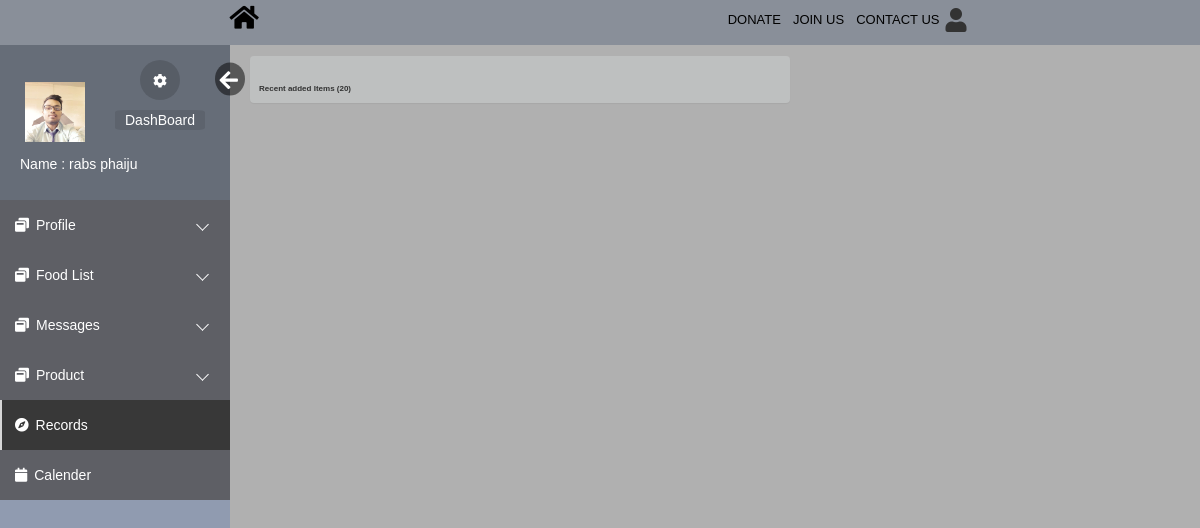
/records.php (signed in), run on an earlier commit of the app's database.
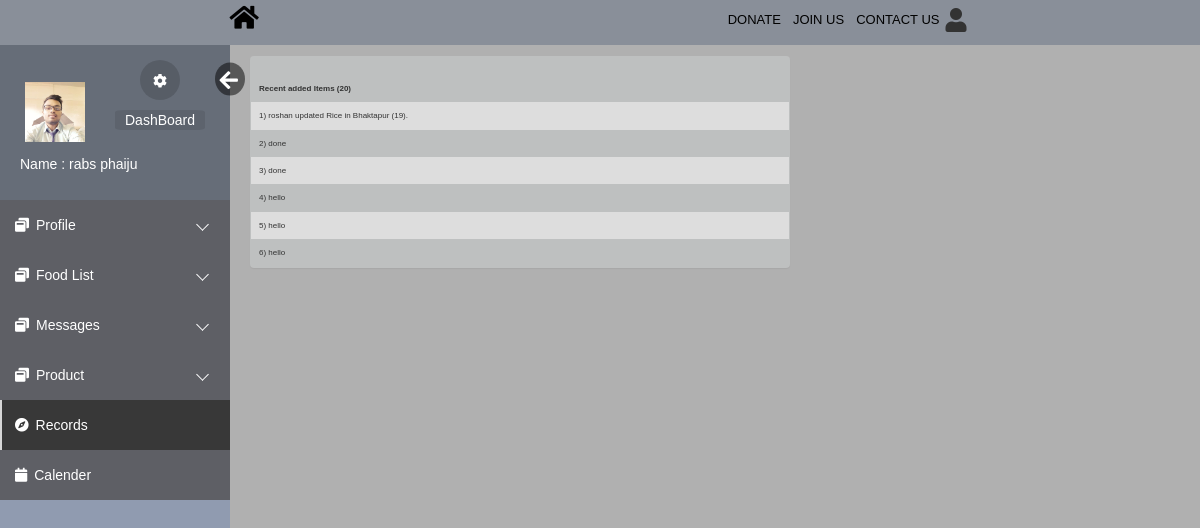
And on a later commit of the database.
### tables this page shows
CREATE TABLE `records` (
  `record_id` int(10) UNSIGNED NOT NULL,
  `description` varchar(100) DEFAULT NULL,
  `reg_id` int(10) UNSIGNED DEFAULT NULL,
  `date` datetime NOT NULL DEFAULT CURRENT_TIMESTAMP
);

### html/records.php (the view, shortened to what this page needs)
<!DOCTYPE html>
<html lang="en">
<head>
    <link rel="stylesheet" href="https://maxcdn.bootstrapcdn.com/bootstrap/3.3.6/css/bootstrap.min.css">
    <link rel="stylesheet" href="https://maxcdn.bootstrapcdn.com/font-awesome/4.6.3/css/font-awesome.min.css">
    <link rel="stylesheet" href="../css/loginindex.css">
    <link rel="stylesheet" href="css/editprofile.css">
    <link rel="stylesheet" href="css/index.css">
    <link rel="stylesheet" href="https://use.fontawesome.com/releases/v5.3.1/css/all.css">
</head>
<body>
    <div class="navbars">
        <div class="nav0">
            <a href="../index.html"><i class="fa fa-home fa-2x" aria-hidden="true"></i></a>
        </div>
        <div class="navbars1">
            <div class="nav3"><i class="fa fa-user fa-3x"></i>
            </div>
            <div class="nav4"><a href="">CONTACT US</a></div>
            <div class="nav2"><a href="login.php">JOIN US</a></div>
            <div class="nav1"><a href="">DONATE</a></div>
        </div>
    </div>
    <div class="body_wrapper">
        <div class="sidemenu" id="mySidebar">
            <ul>
                <div class="me userBg">
                <div class="images">
                    <img style="margin-top:22px" src="files/<?php if($_SESSION['pic']==null){echo 'user.png';}else{ echo $_SESSION['pic'];}?>" width="60";>
                    </div>
                    <div class="myinfo">
                        <p class="name">Name :<?php echo $_SESSION['name']?></p>
                    </div>
                    <button class="setting">
                        <a href="#"><i class="fa fa-cog" aria-hidden="true"></i></a>
                    </button>
                    <a id="hide" href="#" onclick="closeNav()"><i class="fa fa-arrow-left" aria-hidden="true"></i></a>
                    <button class="cloud">
                        <a href="index.php">DashBoard</a>
                    </button>
                </div>
                <li class="dropdown">
                    <a href="#"><span class="icon"><i class="fa fa-window-restore"></i></span><span>Profile</span></a>
                </li>
                <li class="dropdown">
                    <a href="#"><span class="icon"><i class="fa fa-window-restore"></i></span><span>Food List</span></a>
                </li>
                <li class="dropdown ">
                    <a href="#"><span class="icon"><i class="fa fa-window-restore"></i></span><span>Messages</span></a>
                </li>
                <li class="dropdown">
                    <a href="#"><span class="icon"><i class="fa fa-window-restore"></i></span><span>Product</span></a>
                </li>
                <li class="active"><a href="#"><span class="icon"><i class="fa fa-compass"></i></span><span>Records</span></a></li>
                <li><a href="calender.php"><span class="icon"><i class="fa fa-calendar"></i></span><span>Calender</span></a></li>
            </ul>
        </div>
        <div class="container">
            <div class="col-md-6 col-sm-9 contains">
                <div class="panel profile-panel">
                    <table>
	<tr>
		<td><b>Recent added Items (20)</b></td>
	</tr>
    <?php
    $count=1;
    require_once("DBConnect.php");
        $sql = "SELECT * from records ";
	$result = $conn-> query($sql);
	if($result-> num_rows >0){
            $sql = "SELECT * from records ORDER BY `date` DESC ";
            $result = $conn-> query($sql);
		while($row = $result-> fetch_assoc()){
    echo "<tr><td>".$count.") ".$row["description"]."</td></tr>";
            $count++;
				}}
        echo "</table>";
        ?>
                </div>
            </div>
        </div>
    </div>
</body>
</html>

What changed in the data, as far as the page shows it:
added records: description "roshan updated Rice in Bhaktapur (19)."
added records: description "done"
added records: description "done"
added records: description "hello"
added records: description "hello"
added records: description "hello"
